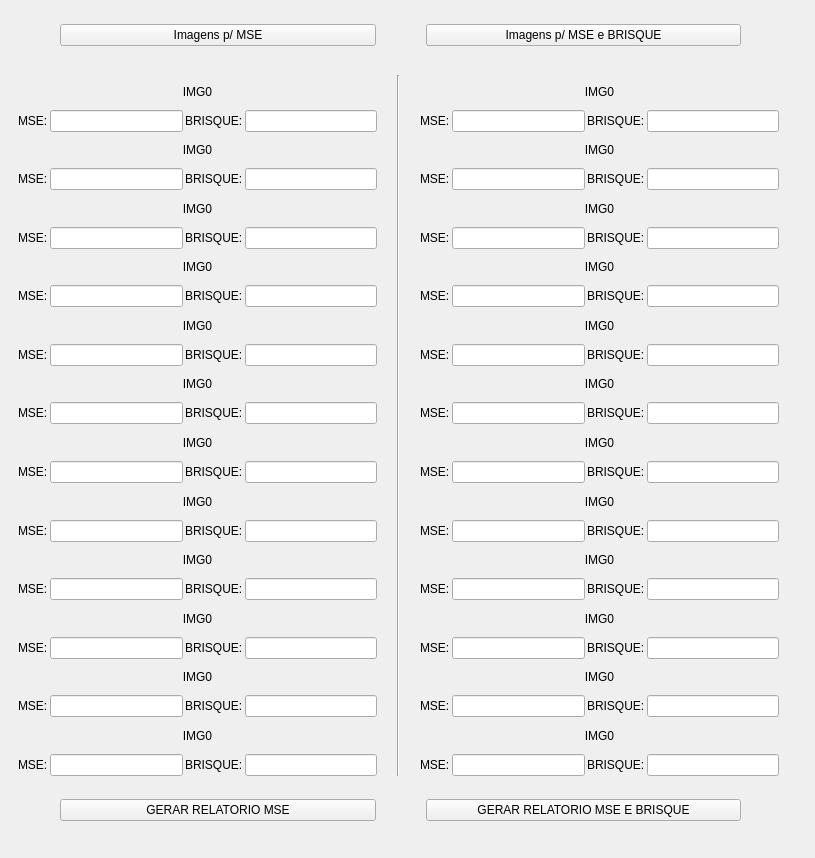
<?xml version="1.0" encoding="UTF-8"?>
<ui version="4.0">
 <class>MainWindow</class>
 <widget class="QMainWindow" name="MainWindow">
  <property name="geometry">
   <rect>
    <x>0</x>
    <y>0</y>
    <width>815</width>
    <height>858</height>
   </rect>
  </property>
  <property name="windowTitle">
   <string>MainWindow</string>
  </property>
  <property name="layoutDirection">
   <enum>Qt::LeftToRight</enum>
  </property>
  <widget class="QWidget" name="centralwidget">
   <widget class="QWidget" name="horizontalLayoutWidget">
    <property name="geometry">
     <rect>
      <x>10</x>
      <y>10</y>
      <width>781</width>
      <height>51</height>
     </rect>
    </property>
    <layout class="QHBoxLayout" name="horizontalLayout">
     <property name="spacing">
      <number>50</number>
     </property>
     <property name="leftMargin">
      <number>50</number>
     </property>
     <property name="rightMargin">
      <number>50</number>
     </property>
     <item>
      <widget class="QPushButton" name="mse">
       <property name="text">
        <string>Imagens p/ MSE</string>
       </property>
      </widget>
     </item>
     <item>
      <widget class="QPushButton" name="mseBrisque">
       <property name="text">
        <string>Imagens p/ MSE e BRISQUE</string>
       </property>
      </widget>
     </item>
    </layout>
   </widget>
   <widget class="QWidget" name="horizontalLayoutWidget_15">
    <property name="geometry">
     <rect>
      <x>10</x>
      <y>790</y>
      <width>781</width>
      <height>41</height>
     </rect>
    </property>
    <layout class="QHBoxLayout" name="FOOTER">
     <property name="spacing">
      <number>50</number>
     </property>
     <property name="leftMargin">
      <number>50</number>
     </property>
     <property name="rightMargin">
      <number>50</number>
     </property>
     <item>
      <widget class="QPushButton" name="RELATORIO_MSE">
       <property name="text">
        <string>GERAR RELATORIO MSE</string>
       </property>
      </widget>
     </item>
     <item>
      <widget class="QPushButton" name="RELATORIO_MSE_BRISQUE">
       <property name="text">
        <string>GERAR RELATORIO MSE E BRISQUE</string>
       </property>
      </widget>
     </item>
    </layout>
   </widget>
   <widget class="QWidget" name="horizontalLayoutWidget_2">
    <property name="geometry">
     <rect>
      <x>13</x>
      <y>70</y>
      <width>771</width>
      <height>711</height>
     </rect>
    </property>
    <layout class="QHBoxLayout" name="horizontalLayout_3">
     <property name="spacing">
      <number>20</number>
     </property>
     <property name="leftMargin">
      <number>5</number>
     </property>
     <property name="topMargin">
      <number>5</number>
     </property>
     <property name="rightMargin">
      <number>5</number>
     </property>
     <property name="bottomMargin">
      <number>5</number>
     </property>
     <item>
      <layout class="QVBoxLayout" name="ITENS_0_11">
       <property name="spacing">
        <number>2</number>
       </property>
       <property name="bottomMargin">
        <number>0</number>
       </property>
       <item>
        <widget class="QLabel" name="IMG_00">
         <property name="text">
          <string>IMG0</string>
         </property>
         <property name="alignment">
          <set>Qt::AlignCenter</set>
         </property>
        </widget>
       </item>
       <item>
        <layout class="QHBoxLayout" name="ITEM00_0">
         <item>
          <widget class="QLabel" name="label_mse_00">
           <property name="text">
            <string>MSE:</string>
           </property>
          </widget>
         </item>
         <item>
          <widget class="QLineEdit" name="MSE_00"/>
         </item>
         <item>
          <widget class="QLabel" name="label_brisque_00">
           <property name="text">
            <string>BRISQUE:</string>
           </property>
          </widget>
         </item>
         <item>
          <widget class="QLineEdit" name="BRISQUE_00"/>
         </item>
        </layout>
       </item>
       <item>
        <widget class="QLabel" name="IMG_01">
         <property name="text">
          <string>IMG0</string>
         </property>
         <property name="alignment">
          <set>Qt::AlignCenter</set>
         </property>
        </widget>
       </item>
       <item>
        <layout class="QHBoxLayout" name="ITEM00_1">
         <item>
          <widget class="QLabel" name="label_mse_01">
           <property name="text">
            <string>MSE:</string>
           </property>
          </widget>
         </item>
         <item>
          <widget class="QLineEdit" name="MSE_01"/>
         </item>
         <item>
          <widget class="QLabel" name="label_brisque_01">
           <property name="text">
            <string>BRISQUE:</string>
           </property>
          </widget>
         </item>
         <item>
          <widget class="QLineEdit" name="BRISQUE_01"/>
         </item>
        </layout>
       </item>
       <item>
        <widget class="QLabel" name="IMG_02">
         <property name="text">
          <string>IMG0</string>
         </property>
         <property name="alignment">
          <set>Qt::AlignCenter</set>
         </property>
        </widget>
       </item>
       <item>
        <layout class="QHBoxLayout" name="ITEM00_2">
         <item>
          <widget class="QLabel" name="label_mse_02">
           <property name="text">
            <string>MSE:</string>
           </property>
          </widget>
         </item>
         <item>
          <widget class="QLineEdit" name="MSE_02"/>
         </item>
         <item>
          <widget class="QLabel" name="label_brisque_02">
           <property name="text">
            <string>BRISQUE:</string>
           </property>
          </widget>
         </item>
         <item>
          <widget class="QLineEdit" name="BRISQUE_02"/>
         </item>
        </layout>
       </item>
       <item>
        <widget class="QLabel" name="IMG_03">
         <property name="text">
          <string>IMG0</string>
         </property>
         <property name="alignment">
          <set>Qt::AlignCenter</set>
         </property>
        </widget>
       </item>
       <item>
        <layout class="QHBoxLayout" name="ITEM00_3">
         <item>
          <widget class="QLabel" name="label_mse_03">
           <property name="text">
            <string>MSE:</string>
           </property>
          </widget>
         </item>
         <item>
          <widget class="QLineEdit" name="MSE_03"/>
         </item>
         <item>
          <widget class="QLabel" name="label_brisque_03">
           <property name="text">
            <string>BRISQUE:</string>
           </property>
          </widget>
         </item>
         <item>
          <widget class="QLineEdit" name="BRISQUE_03"/>
         </item>
        </layout>
       </item>
       <item>
        <widget class="QLabel" name="IMG_04">
         <property name="text">
          <string>IMG0</string>
         </property>
         <property name="alignment">
          <set>Qt::AlignCenter</set>
         </property>
        </widget>
       </item>
       <item>
        <layout class="QHBoxLayout" name="ITEM00_4">
         <item>
          <widget class="QLabel" name="label_mse_04">
           <property name="text">
            <string>MSE:</string>
           </property>
          </widget>
         </item>
         <item>
          <widget class="QLineEdit" name="MSE_04"/>
         </item>
         <item>
          <widget class="QLabel" name="label_brisque_04">
           <property name="text">
            <string>BRISQUE:</string>
           </property>
          </widget>
         </item>
         <item>
          <widget class="QLineEdit" name="BRISQUE_04"/>
         </item>
        </layout>
       </item>
       <item>
        <widget class="QLabel" name="IMG_05">
         <property name="text">
          <string>IMG0</string>
         </property>
         <property name="alignment">
          <set>Qt::AlignCenter</set>
         </property>
        </widget>
       </item>
       <item>
        <layout class="QHBoxLayout" name="ITEM00_5">
         <item>
          <widget class="QLabel" name="label_mse_05">
           <property name="text">
            <string>MSE:</string>
           </property>
          </widget>
         </item>
         <item>
          <widget class="QLineEdit" name="MSE_05"/>
         </item>
         <item>
          <widget class="QLabel" name="label_brisque_05">
           <property name="text">
            <string>BRISQUE:</string>
           </property>
          </widget>
         </item>
         <item>
          <widget class="QLineEdit" name="BRISQUE_05"/>
         </item>
        </layout>
       </item>
       <item>
        <widget class="QLabel" name="IMG_06">
         <property name="text">
          <string>IMG0</string>
         </property>
         <property name="alignment">
          <set>Qt::AlignCenter</set>
         </property>
        </widget>
       </item>
       <item>
        <layout class="QHBoxLayout" name="ITEM00_6">
         <item>
          <widget class="QLabel" name="label_mse_6">
           <property name="text">
            <string>MSE:</string>
           </property>
          </widget>
         </item>
         <item>
          <widget class="QLineEdit" name="MSE_06"/>
         </item>
         <item>
          <widget class="QLabel" name="label_brisque_6">
           <property name="text">
            <string>BRISQUE:</string>
           </property>
          </widget>
         </item>
         <item>
          <widget class="QLineEdit" name="BRISQUE_06"/>
         </item>
        </layout>
       </item>
       <item>
        <widget class="QLabel" name="IMG_07">
         <property name="text">
          <string>IMG0</string>
         </property>
         <property name="alignment">
          <set>Qt::AlignCenter</set>
         </property>
        </widget>
       </item>
       <item>
        <layout class="QHBoxLayout" name="ITEM00_7">
         <item>
          <widget class="QLabel" name="label_mse_07">
           <property name="text">
            <string>MSE:</string>
           </property>
          </widget>
         </item>
         <item>
          <widget class="QLineEdit" name="MSE_07"/>
         </item>
         <item>
          <widget class="QLabel" name="label_brisque_07">
           <property name="text">
            <string>BRISQUE:</string>
           </property>
          </widget>
         </item>
         <item>
          <widget class="QLineEdit" name="BRISQUE_07"/>
         </item>
        </layout>
       </item>
       <item>
        <widget class="QLabel" name="IMG_08">
         <property name="text">
          <string>IMG0</string>
         </property>
         <property name="alignment">
          <set>Qt::AlignCenter</set>
         </property>
        </widget>
       </item>
       <item>
        <layout class="QHBoxLayout" name="ITEM00_8">
         <item>
          <widget class="QLabel" name="label_mse_08">
           <property name="text">
            <string>MSE:</string>
           </property>
          </widget>
         </item>
         <item>
          <widget class="QLineEdit" name="MSE_08"/>
         </item>
         <item>
          <widget class="QLabel" name="label_brisque_08">
           <property name="text">
            <string>BRISQUE:</string>
           </property>
          </widget>
         </item>
         <item>
          <widget class="QLineEdit" name="BRISQUE_08"/>
         </item>
        </layout>
       </item>
       <item>
        <widget class="QLabel" name="IMG_09">
         <property name="text">
          <string>IMG0</string>
         </property>
         <property name="alignment">
          <set>Qt::AlignCenter</set>
         </property>
        </widget>
       </item>
       <item>
        <layout class="QHBoxLayout" name="ITEM00_9">
         <item>
          <widget class="QLabel" name="label_mse_09">
           <property name="text">
            <string>MSE:</string>
           </property>
          </widget>
         </item>
         <item>
          <widget class="QLineEdit" name="MSE_09"/>
         </item>
         <item>
          <widget class="QLabel" name="label_brisque_09">
           <property name="text">
            <string>BRISQUE:</string>
           </property>
          </widget>
         </item>
         <item>
          <widget class="QLineEdit" name="BRISQUE_09"/>
         </item>
        </layout>
       </item>
       <item>
        <widget class="QLabel" name="IMG_10">
         <property name="text">
          <string>IMG0</string>
         </property>
         <property name="alignment">
          <set>Qt::AlignCenter</set>
         </property>
        </widget>
       </item>
       <item>
        <layout class="QHBoxLayout" name="ITEM00_10">
         <item>
          <widget class="QLabel" name="label_mse_10">
           <property name="text">
            <string>MSE:</string>
           </property>
          </widget>
         </item>
         <item>
          <widget class="QLineEdit" name="MSE_10"/>
         </item>
         <item>
          <widget class="QLabel" name="label_brisque_10">
           <property name="text">
            <string>BRISQUE:</string>
           </property>
          </widget>
         </item>
         <item>
          <widget class="QLineEdit" name="BRISQUE_10"/>
         </item>
        </layout>
       </item>
       <item>
        <widget class="QLabel" name="IMG_11">
         <property name="text">
          <string>IMG0</string>
         </property>
         <property name="alignment">
          <set>Qt::AlignCenter</set>
         </property>
        </widget>
       </item>
       <item>
        <layout class="QHBoxLayout" name="ITEM00_11">
         <item>
          <widget class="QLabel" name="label_mse_11">
           <property name="text">
            <string>MSE:</string>
           </property>
          </widget>
         </item>
         <item>
          <widget class="QLineEdit" name="MSE_11"/>
         </item>
         <item>
          <widget class="QLabel" name="label_brisque_11">
           <property name="text">
            <string>BRISQUE:</string>
           </property>
          </widget>
         </item>
         <item>
          <widget class="QLineEdit" name="BRISQUE_11"/>
         </item>
        </layout>
       </item>
      </layout>
     </item>
     <item>
      <widget class="Line" name="line">
       <property name="orientation">
        <enum>Qt::Vertical</enum>
       </property>
      </widget>
     </item>
     <item>
      <layout class="QVBoxLayout" name="ITENS_12_23">
       <property name="spacing">
        <number>2</number>
       </property>
       <property name="bottomMargin">
        <number>0</number>
       </property>
       <item>
        <widget class="QLabel" name="IMG_12">
         <property name="text">
          <string>IMG0</string>
         </property>
         <property name="alignment">
          <set>Qt::AlignCenter</set>
         </property>
        </widget>
       </item>
       <item>
        <layout class="QHBoxLayout" name="ITEM00_12">
         <item>
          <widget class="QLabel" name="label_mse_13_">
           <property name="text">
            <string>MSE:</string>
           </property>
          </widget>
         </item>
         <item>
          <widget class="QLineEdit" name="MSE_12"/>
         </item>
         <item>
          <widget class="QLabel" name="label_brisque_13_">
           <property name="text">
            <string>BRISQUE:</string>
           </property>
          </widget>
         </item>
         <item>
          <widget class="QLineEdit" name="BRISQUE_12"/>
         </item>
        </layout>
       </item>
       <item>
        <widget class="QLabel" name="IMG_13">
         <property name="text">
          <string>IMG0</string>
         </property>
         <property name="alignment">
          <set>Qt::AlignCenter</set>
         </property>
        </widget>
       </item>
       <item>
        <layout class="QHBoxLayout" name="ITEM00_13">
         <item>
          <widget class="QLabel" name="label_mse_13">
           <property name="text">
            <string>MSE:</string>
           </property>
          </widget>
         </item>
         <item>
          <widget class="QLineEdit" name="MSE_13"/>
         </item>
         <item>
          <widget class="QLabel" name="label_brisque_13">
           <property name="text">
            <string>BRISQUE:</string>
           </property>
          </widget>
         </item>
         <item>
          <widget class="QLineEdit" name="BRISQUE_13"/>
         </item>
        </layout>
       </item>
       <item>
        <widget class="QLabel" name="IMG_14">
         <property name="text">
          <string>IMG0</string>
         </property>
         <property name="alignment">
          <set>Qt::AlignCenter</set>
         </property>
        </widget>
       </item>
       <item>
        <layout class="QHBoxLayout" name="ITEM00_14">
         <item>
          <widget class="QLabel" name="label_mse_14">
           <property name="text">
            <string>MSE:</string>
           </property>
          </widget>
         </item>
         <item>
          <widget class="QLineEdit" name="MSE_14"/>
         </item>
         <item>
          <widget class="QLabel" name="label_brisque_14">
           <property name="text">
            <string>BRISQUE:</string>
           </property>
          </widget>
         </item>
         <item>
          <widget class="QLineEdit" name="BRISQUE_14"/>
         </item>
        </layout>
       </item>
       <item>
        <widget class="QLabel" name="IMG_15">
         <property name="text">
          <string>IMG0</string>
         </property>
         <property name="alignment">
          <set>Qt::AlignCenter</set>
         </property>
        </widget>
       </item>
       <item>
        <layout class="QHBoxLayout" name="ITEM00_15">
         <item>
          <widget class="QLabel" name="label_mse_15">
           <property name="text">
            <string>MSE:</string>
           </property>
          </widget>
         </item>
         <item>
          <widget class="QLineEdit" name="MSE_15"/>
         </item>
         <item>
          <widget class="QLabel" name="label_brisque_15">
           <property name="text">
            <string>BRISQUE:</string>
           </property>
          </widget>
         </item>
         <item>
          <widget class="QLineEdit" name="BRISQUE_15"/>
         </item>
        </layout>
       </item>
       <item>
        <widget class="QLabel" name="IMG_16">
         <property name="text">
          <string>IMG0</string>
         </property>
         <property name="alignment">
          <set>Qt::AlignCenter</set>
         </property>
        </widget>
       </item>
       <item>
        <layout class="QHBoxLayout" name="ITEM00_16">
         <item>
          <widget class="QLabel" name="label_mse_16">
           <property name="text">
            <string>MSE:</string>
           </property>
          </widget>
         </item>
         <item>
          <widget class="QLineEdit" name="MSE_16"/>
         </item>
         <item>
          <widget class="QLabel" name="label_brisque_16">
           <property name="text">
            <string>BRISQUE:</string>
           </property>
          </widget>
         </item>
         <item>
          <widget class="QLineEdit" name="BRISQUE_16"/>
         </item>
        </layout>
       </item>
       <item>
        <widget class="QLabel" name="IMG_17">
         <property name="text">
          <string>IMG0</string>
         </property>
         <property name="alignment">
          <set>Qt::AlignCenter</set>
         </property>
        </widget>
       </item>
       <item>
        <layout class="QHBoxLayout" name="ITEM00_17">
         <item>
          <widget class="QLabel" name="label_mse_17">
           <property name="text">
            <string>MSE:</string>
           </property>
          </widget>
         </item>
         <item>
          <widget class="QLineEdit" name="MSE_17"/>
         </item>
         <item>
          <widget class="QLabel" name="label_brisque_17">
           <property name="text">
            <string>BRISQUE:</string>
           </property>
          </widget>
         </item>
         <item>
          <widget class="QLineEdit" name="BRISQUE_17"/>
         </item>
        </layout>
       </item>
       <item>
        <widget class="QLabel" name="IMG_18">
         <property name="text">
          <string>IMG0</string>
         </property>
         <property name="alignment">
          <set>Qt::AlignCenter</set>
         </property>
        </widget>
       </item>
       <item>
        <layout class="QHBoxLayout" name="ITEM00_18">
         <item>
          <widget class="QLabel" name="label_mse_18">
           <property name="text">
            <string>MSE:</string>
           </property>
          </widget>
         </item>
         <item>
          <widget class="QLineEdit" name="MSE_18"/>
         </item>
         <item>
          <widget class="QLabel" name="label_brisque_18">
           <property name="text">
            <string>BRISQUE:</string>
           </property>
          </widget>
         </item>
         <item>
          <widget class="QLineEdit" name="BRISQUE_18"/>
         </item>
        </layout>
       </item>
       <item>
        <widget class="QLabel" name="IMG_19">
         <property name="text">
          <string>IMG0</string>
         </property>
         <property name="alignment">
          <set>Qt::AlignCenter</set>
         </property>
        </widget>
       </item>
       <item>
        <layout class="QHBoxLayout" name="ITEM00_19">
         <item>
          <widget class="QLabel" name="label_mse_19">
           <property name="text">
            <string>MSE:</string>
           </property>
          </widget>
         </item>
         <item>
          <widget class="QLineEdit" name="MSE_19"/>
         </item>
         <item>
          <widget class="QLabel" name="label_brisque_19">
           <property name="text">
            <string>BRISQUE:</string>
           </property>
          </widget>
         </item>
         <item>
          <widget class="QLineEdit" name="BRISQUE_19"/>
         </item>
        </layout>
       </item>
       <item>
        <widget class="QLabel" name="IMG_200">
         <property name="text">
          <string>IMG0</string>
         </property>
         <property name="alignment">
          <set>Qt::AlignCenter</set>
         </property>
        </widget>
       </item>
       <item>
        <layout class="QHBoxLayout" name="ITEM00_20">
         <item>
          <widget class="QLabel" name="label_mse_200">
           <property name="text">
            <string>MSE:</string>
           </property>
          </widget>
         </item>
         <item>
          <widget class="QLineEdit" name="MSE_200"/>
         </item>
         <item>
          <widget class="QLabel" name="label_brisque_200">
           <property name="text">
            <string>BRISQUE:</string>
           </property>
          </widget>
         </item>
         <item>
          <widget class="QLineEdit" name="BRISQUE_20"/>
         </item>
        </layout>
       </item>
       <item>
        <widget class="QLabel" name="IMG_21">
         <property name="text">
          <string>IMG0</string>
         </property>
         <property name="alignment">
          <set>Qt::AlignCenter</set>
         </property>
        </widget>
       </item>
       <item>
        <layout class="QHBoxLayout" name="ITEM00_21">
         <item>
          <widget class="QLabel" name="label_mse_21">
           <property name="text">
            <string>MSE:</string>
           </property>
          </widget>
         </item>
         <item>
          <widget class="QLineEdit" name="MSE_21"/>
         </item>
         <item>
          <widget class="QLabel" name="label_brisque_21">
           <property name="text">
            <string>BRISQUE:</string>
           </property>
          </widget>
         </item>
         <item>
          <widget class="QLineEdit" name="BRISQUE_21"/>
         </item>
        </layout>
       </item>
       <item>
        <widget class="QLabel" name="IMG_22">
         <property name="text">
          <string>IMG0</string>
         </property>
         <property name="alignment">
          <set>Qt::AlignCenter</set>
         </property>
        </widget>
       </item>
       <item>
        <layout class="QHBoxLayout" name="ITEM00_22">
         <item>
          <widget class="QLabel" name="label_mse_22">
           <property name="text">
            <string>MSE:</string>
           </property>
          </widget>
         </item>
         <item>
          <widget class="QLineEdit" name="MSE_22"/>
         </item>
         <item>
          <widget class="QLabel" name="label_brisque_22">
           <property name="text">
            <string>BRISQUE:</string>
           </property>
          </widget>
         </item>
         <item>
          <widget class="QLineEdit" name="BRISQUE_22"/>
         </item>
        </layout>
       </item>
       <item>
        <widget class="QLabel" name="IMG_23">
         <property name="text">
          <string>IMG0</string>
         </property>
         <property name="alignment">
          <set>Qt::AlignCenter</set>
         </property>
        </widget>
       </item>
       <item>
        <layout class="QHBoxLayout" name="ITEM00_23">
         <item>
          <widget class="QLabel" name="label_mse_23">
           <property name="text">
            <string>MSE:</string>
           </property>
          </widget>
         </item>
         <item>
          <widget class="QLineEdit" name="MSE_23"/>
         </item>
         <item>
          <widget class="QLabel" name="label_brisque_23">
           <property name="text">
            <string>BRISQUE:</string>
           </property>
          </widget>
         </item>
         <item>
          <widget class="QLineEdit" name="BRISQUE_23"/>
         </item>
        </layout>
       </item>
      </layout>
     </item>
    </layout>
   </widget>
  </widget>
 </widget>
 <resources/>
 <connections/>
</ui>
